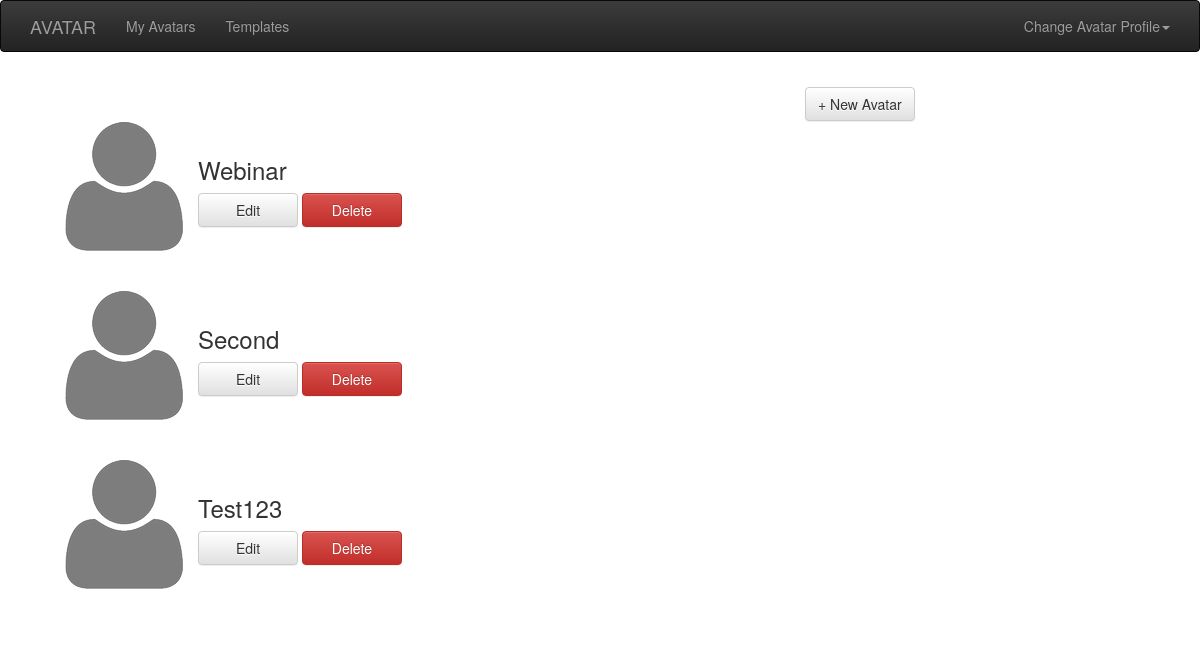
Before: / with the older database file.
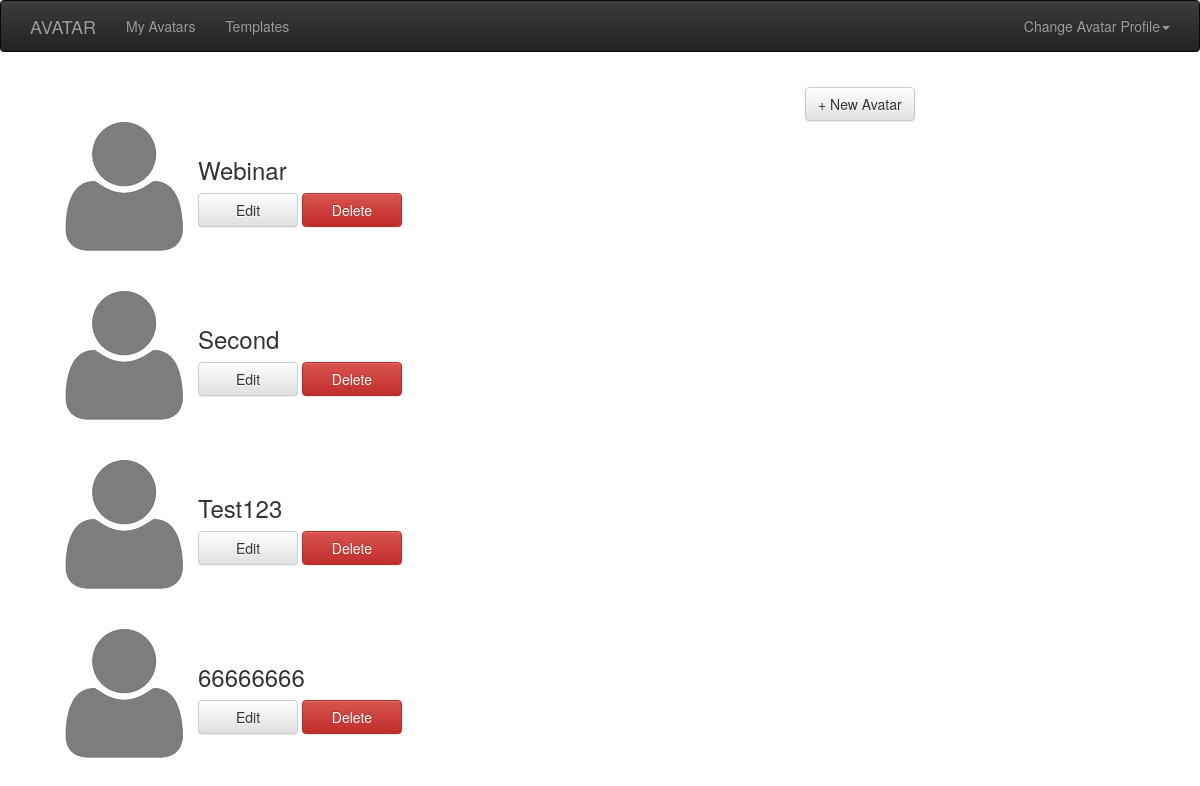
After: the same page with the newer database file.
### tables this page shows
CREATE TABLE `avatar` (
  `id` int(11) NOT NULL,
  `answer_object` text NOT NULL,
  `created_at` timestamp NULL DEFAULT CURRENT_TIMESTAMP,
  `updated_at` timestamp NULL DEFAULT NULL ON UPDATE CURRENT_TIMESTAMP
);

### application/controllers/Avatar_controller.php (called while the page is built, shortened)
<?php
class Avatar_controller extends CI_Controller {
    public function __construct() {
        $this->load->model('question');
        $this->load->model('avatar');
        $this->load->model('answer');
        $this->load->helper('url_helper');
        $this->load->helper('form');
        $this->load->helper('cookie');
    }
    public function index() {
        $avatars = $this->avatar->getAllAvatars();
        $this->load->view('layouts/header', ['title' => 'My Avatars']);
        $this->load->view('layouts/topDropdown', ['avatars' => $avatars]);
        $this->load->view('my-avatars', ['avatars' => $avatars]);
        $this->load->view('layouts/footer');
    }
}

### index.php (called while the page is built, shortened)
<?php
require_once BASEPATH.'core/CodeIgniter.php';

### application/models/Avatar.php (called while the page is built, shortened)
<?php
class Avatar extends CI_Model {
    public function getAllAvatars() {
        $query = $this->db->get('avatar');
        $result = $query->result();
        foreach ($result as $avatar) {
            $avatar->answer_object = $this->answer->getAnswer('avatar', $avatar->id);
        }
        return $result;
    }
}

### application/models/Answer.php (called while the page is built, shortened)
<?php
class Answer extends CI_Model {
    public function getAnswer($entityType, $entityId) {
        $query = $this->db->get_where('answer', ['entity_type' => $entityType, 'entity_id' => $entityId]);
        $result = $query->result();
        if (count($result) > 0) {
            $result = $result[0];
            $result->answer_object = $this->deserializeAnswers($result->answer_object);
            return $result->answer_object;
        }
        return $result;
    }
    private function deserializeAnswers($answersString) {
        return json_decode($answersString, true);
    }
}

### application/views/my-avatars.php (the view, shortened to what this page needs)
<div class="container padding15">
    <div class="col-sm-8 padding15">
        <?php foreach ($avatars as $avatar) {
            $name = $avatar->answer_object[1]; ?>
            <div style="display: flex; padding: 20px;">
                <div class="padding15"
                     style="background-image: url(<?= base_url() ?>img/avatar_small.png); width: 118px; height: 129px;"></div>
                <div class="padding15" style="display: inline;">
                    <div>
                        <h3><?= $name ?></h3>
                    </div>
                    <div>
                        <a class="btn btn-default" href="<?= base_url() ?>index.php/edit-avatar/<?= $avatar->id ?>"
                           type="button" style="width: 100px;">Edit</a>
                        <a class="btn btn-danger" href="<?= base_url() ?>index.php/delete-avatar/<?= $avatar->id ?>"
                           type="button" style="width: 100px;">Delete
                        </a>
                    </div>
                </div>
            </div>
        <?php } ?>
    </div>
    <div class="col-sm-4">
        <a class="btn btn-default" href="<?= base_url() ?>index.php/create-avatar">+ New Avatar</a>
    </div>
</div>

### application/views/layouts/header.php (shortened to what this page needs)
<!DOCTYPE html>
<html lang="en">
<head>
    <link rel="stylesheet" href="<?= base_url() ?>css/bootstrap.min.css">
    <link rel="stylesheet" href="<?= base_url() ?>css/bootstrap-theme.min.css">
    <link rel="stylesheet" href="<?= base_url() ?>css/loading_animation.css">
    <link rel="stylesheet" href="<?= base_url() ?>css/mycss.css">
</head>
<body>

### application/views/layouts/topDropdown.php (shortened to what this page needs)
<nav class="navbar navbar-inverse">
    <div class="container">
        <div class="navbar-header">
            <a class="navbar-brand" href="<?= base_url() ?>">AVATAR</a>
        </div>
        <ul class="nav navbar-nav">
            <li><a href="<?= base_url() ?>index.php/my-avatars">My Avatars</a></li>
            <li><a href="<?= base_url() ?>index.php/choose-template">Templates</a></li>
        </ul>
        <ul class="nav navbar-nav navbar-right">
            <li class="dropdown">
                <a class="dropdown-toggle" data-toggle="dropdown" href="#"><span id="choosedAvatar"></span><span
                        class="caret"></span></a>
            </li>
        </ul>
    </div>
</nav>

### application/views/layouts/footer.php (shortened to what this page needs)
</body>
</html>

### css/mycss.css (style rules this page uses)
.padding15 { padding: 15px; }
.dropdown { position: absolute; }

### application/views/layouts/header.php (style rules this page uses)
body { min-width: 600px; }

Changed rows visible on the page:
added avatar: name "66666666"
